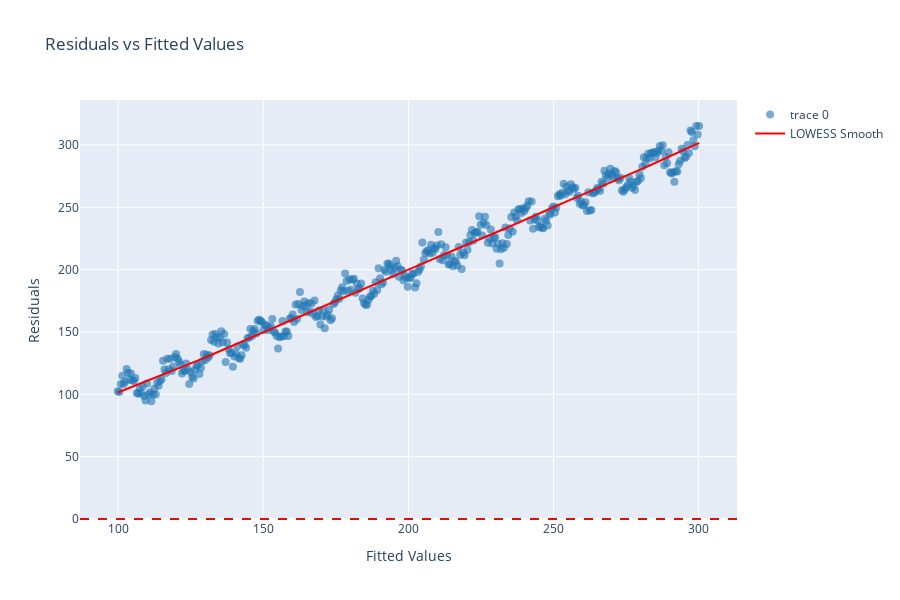

The cell this chart's notebook holds for it:
### Markdown cell above
### Individual Diagnostic Plots

You can also create individual diagnostic plots:

### Code cell
# Residuals vs Fitted only
fig_fitted = plot_residuals(
    fit,
    plot_type="fitted",
    title="Residuals vs Fitted Values"
)

fig_fitted.show()

### Figure 1 — Plotly figure (JSON) as saved in the notebook; plotly's stock layout.template omitted (floating-point values rounded to 4 significant figures; data arrays with more than 128 entries replaced by an {"elided": "..."} marker saying what was removed)
{"data": [{"hovertemplate": "Fitted: %{x:.2f}<br>Residual: %{y:.2f}<extra></extra>", "marker": {"color": "rgba(31, 119, 180, 0.6)", "size": 8}, "mode": "markers", "type": "scatter", "x": {"elided": "400 float values"}, "y": {"elided": "400 float values"}}, {"line": {"color": "red", "width": 2}, "mode": "lines", "name": "LOWESS Smooth", "type": "scatter", "x": {"elided": "400 float values"}, "y": {"elided": "400 float values"}}], "layout": {"height": 600, "shapes": [{"line": {"color": "red", "dash": "dash"}, "type": "line", "x0": 0, "x1": 1, "xref": "x domain", "y0": 0, "y1": 0, "yref": "y"}], "title": {"text": "Residuals vs Fitted Values"}, "xaxis": {"title": {"text": "Fitted Values"}}, "yaxis": {"title": {"text": "Residuals"}}}}
